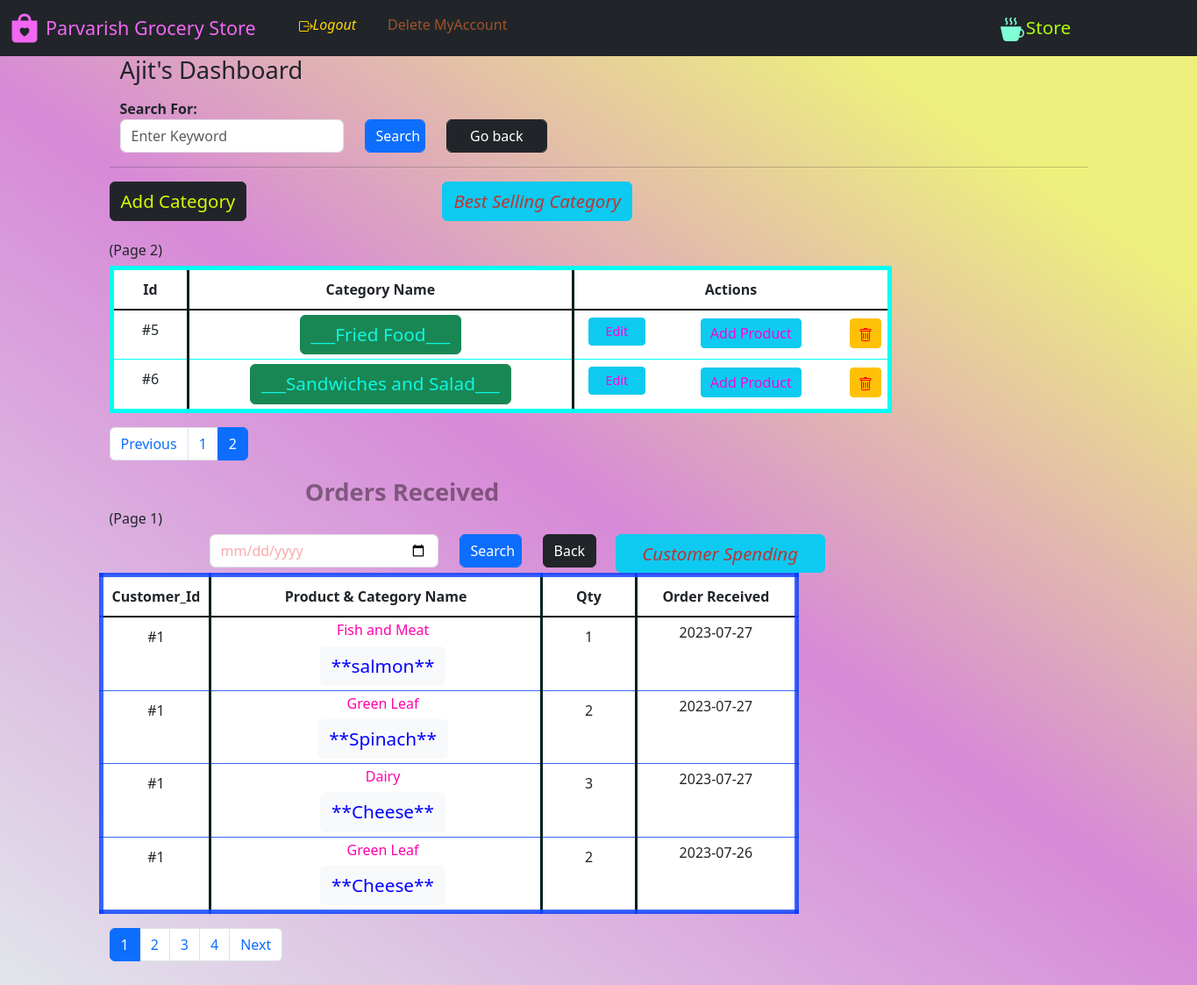
The app's page /manager_dash?page_1=2 (signed in), older data.
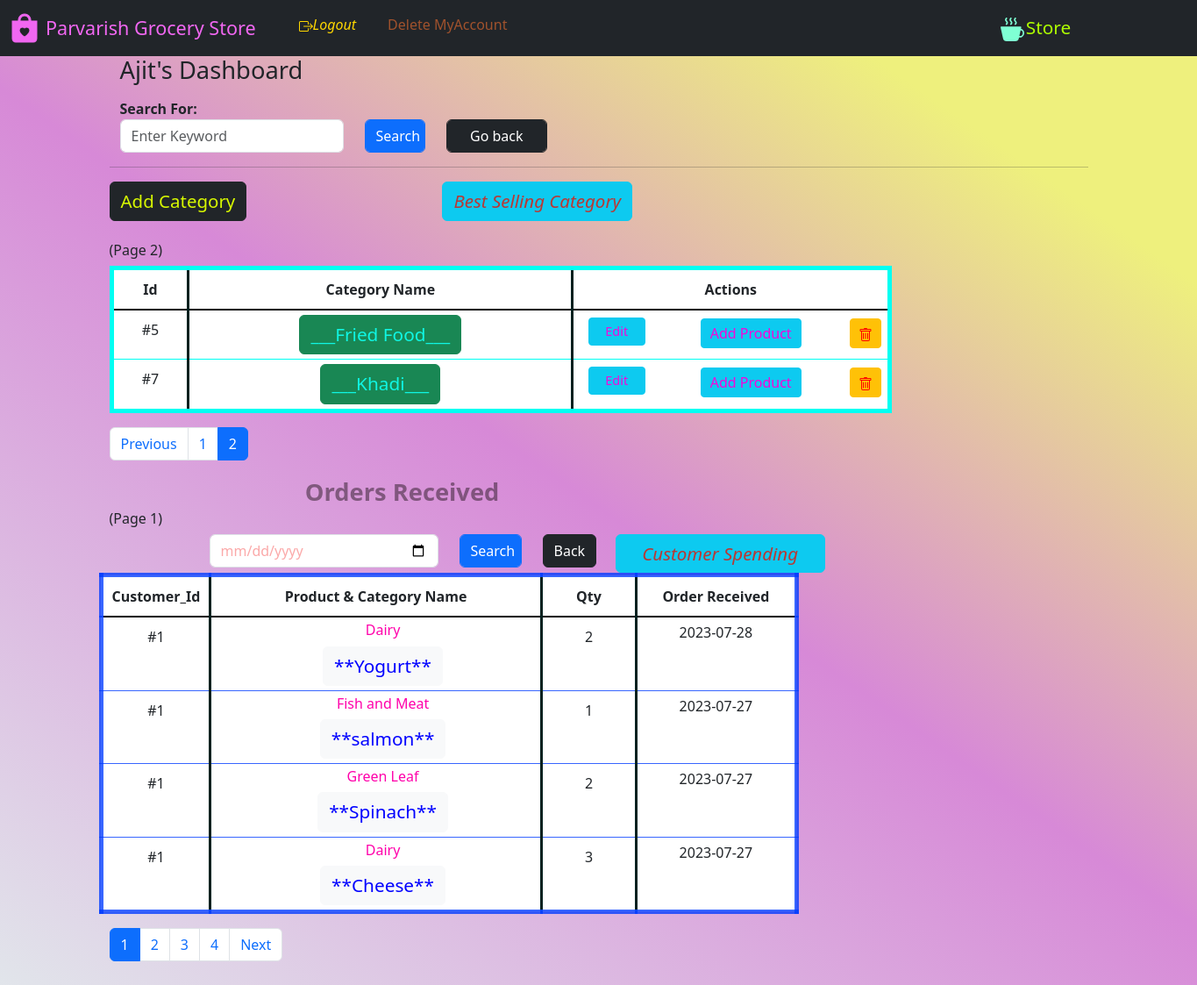
The same page, newer data.
### website/model.py (models this page shows)
class Category(db.Model):
    category_Name = db.Column(db.String(), nullable=False, unique=True)
    category_Id = db.Column(db.Integer(), primary_key=True)
    description = db.Column(db.String())
    managedBy_Id = db.Column(db.Integer(), db.ForeignKey('store.id'))
    catalog = db.relationship('Product', backref='parent')

class Ecom(db.Model):
    id = db.Column(db.Integer(), primary_key=True)
    quantity_inCart = db.Column(db.Integer(), nullable=False)
    product_id = db.Column(db.Integer(), db.ForeignKey(
        'product.product_id'))
    customer_id = db.Column(db.Integer(), db.ForeignKey(
        'customer.id'))
    category_name = db.Column(db.String(), nullable=False)
    manager_id = db.Column(db.Integer(), nullable=False)
    product_name = db.Column(db.String(), nullable=False)
    price_perunit = db.Column(db.Integer(), nullable=False)
    date_added = db.Column(db.Date, default=date.today())

### website/views.py (the view, shortened to what this page needs)
@login_required
@Views.route('/manager_dash', methods=["GET", "POST"])
def Dash_manager():
    manager_id = session['id']
    manager = Store.query.get(manager_id)
    list = []
    if os.path.isfile('website/static/BestCategory.png'):
        os.remove('website/static/BestCategory.png')
    pd_1()
    if os.path.isfile('website/static/BestCustomer.png'):
        os.remove('website/static/BestCustomer.png')
    pd_2()
    page_1 = request.args.get('page_1', 1, type=int)
    pagination_1 = Category.query.filter(
        Category.managedBy_Id == manager_id).order_by(
        Category.category_Id).paginate(page=page_1, per_page=4)
    for items in pagination_1:
        n = Category_warning(items.category_Id)
        list.append(n)
    page_2 = request.args.get('page_2', 1, type=int)
    pagination_2 = Ecom.query.filter(Ecom.manager_id == manager_id).order_by(
        Ecom.date_added.desc()).paginate(page=page_2, per_page=4)
    categorie = []
    ord = Category.query.all()
    for item in ord:
        nom = item.category_Name
        categorie.append(nom)
    if request.method == 'POST' and 'cname' in request.form:
        c1 = request.form.get("cname")
        c = Category(category_Name=c1, managedBy_Id=manager_id)
        db.session.add(c)
        db.session.commit()
        return render_template('dash_m.html', categories=pagination_1, name=manager.username, id=manager_id, orders=pagination_2)
    return render_template('dash_m.html', categories=pagination_1, name=manager.username, id=manager_id, orders=pagination_2, list=list)

### website/auth.py (called while the page is built)
@App.login_manager.user_loader
def load_customer(id):
    if id is not None:
        return Customer.query.get(int(id))
    return None

### website/views.py (called while the page is built)
def Category_warning(id):
    category = Category.query.get(id)
    products = category.catalog
    produce = Product.query.filter(Product.category_Id == id).all()
    m = 0
    for pro in produce:
        if pro.stock > 0:
            m += 1
    n = len(produce) - m
    return n

def pd_1():
    Orders_csv = pd.read_csv(Path('website/static', 'orders.csv'))
    Orders_ = pd.DataFrame(Orders_csv)
    Orders_['month'] = Orders_['purchase date'].str[5:7]
    Orders_['month'] = Orders_['month'].astype('int32')
    Orders_['quantity'] = Orders_['quantity'].astype('int32')
    Orders_['price'] = pd.to_numeric(Orders_['price'])
    Orders_['sales'] = Orders_['quantity'] * Orders_['price']
    ola = Orders_.groupby('category').sum()['sales'].reset_index()
    cat = ola.category.tolist()
    sale = ola.sales.tolist()
    plt.bar(cat, sale, color='orange')
    plt.xticks(cat)
    plt.ylabel("Total Revenue (Rs)")
    plt.xlabel("Category Name")
    plt.savefig('website/static/BestCategory.png')
    plt.clf()

### website/templates/dash_m.html (shortened to what the changed rows need)
{% extends "base.html" %} {% block title %}Store Admin{% endblock %} {% block content %}
<section>
<div>
  {% if categories.items|length == 0 %}
  <div class="alert alert-warning" role="alert">
    <p>None Categories Found, Not Added yet.</p>
    Press
    <button type="button" class="btn btn-dark btn-sm">
      <a
        href="{{url_for('views.Add_category')}}"
        class="alert-link;text-decoration: none;"
        style="
          /* background-color: green; */
          color: rgb(153, 43, 226);
          padding: 10px 10px; text-decoration: none;
        "
        >'Add Category'</a
      >
    </button>
    to add a new category
  </div>
  {% else %}
<br>
<br>
  <table class="table table-hover"
    style="
      border: 5px solid rgb(0, 255, 242);
      /* background-color: #96d4d4; */
      width: 80%;
    "
  ><thead class="thead-dark">
    <tr align="center" style="border-bottom: 2px solid black">
      <th
        style="
          padding: 10px 10px;
          width: 10%;
          border-right: 3px solid rgb(3, 33, 31);
        "
      >
        Id
      </th>
      <th
        style="
          border-right: 3px solid rgb(3, 33, 31);
          padding: 10px 10px;
          width: 35%;
        "
      >
        Category Name
      </th>
      <th style=" padding: 10px 10px; width: 45%" colspan="3">
        Actions
      </th>
    </tr></thead>
    <tbody>
    {% for variety in categories.items %}
    <tr align="center" style="width: 100%">
      <td style="padding: 10px; border-right: 3px solid rgb(3, 33, 31)">
        #{{ variety.category_Id }}
      </td>
      <td
        style="width: 50%; padding: 5px; border-right: 3px solid rgb(3, 33, 31)"
      >
        <a class="btn btn-success"
            style="color: rgb(16, 246, 227);text-decoration: none;font-size: 1.3em"
            href="/manager_dash/category_catalog/{{ variety.category_Id }}"
            >___{{ variety.category_Name }}___</a
          ></button>
      </td>
      <td >
        <a class="btn btn-info btn-sm" style="width:80%;color:rgb(246, 5, 218);font-size: 0.9em"  href="{{ url_for('views.Update_category', id = variety.category_Id)}}"
          >Edit</a
        >
      </td>
      <td  >
        <strong><a class="btn btn-info btn-sm" style="width:60%;color:rgb(246, 5, 218);font-size: 1em;margin:1px" href="/manager_dash/category_create/{{ variety.category_Id }}" style="text-decoration: none;"
          >Add Product</a
        ></strong>
      </td>
      <td >
      <strong><a class="btn btn-warning btn-sm"  onclick="return confirm('Are you sure to delete?')" style="width:100%; color: red;text-decoration: none;font-size: 1em;margin:1px" href="/manager_dash/delete_category/{{ variety.category_Id }}"></a></strong></button>
      </td></tr>
    </tr></tbody>
    {% endfor %}
  </table>
  <nav aria-label="...">
    <ul class="pagination">
      {% for number in categories.iter_pages() %}
          {% if categories.page != number %}
             <li class="page-item "><a class="page-link" href="{{ url_for('views.Dash_manager', page_1=number) }}">{{ number }}</a></li>
      {% else %}
        <li class="page-item ">
          <a class="page-link active" href="{{ url_for('views.Dash_manager', page_1=categories.page) }}">{{ categories.page }}</a>
      </li>
  {% endif %}
  {% endfor %}
    </ul>
  </nav>
  {% endif %}
</div></section>
<section>
  <table class="table table-hover"
    style="
      border: 5px solid rgba(0, 60, 255, 0.781);
      /* background-color: #96d4d4; */
      width: 70%;
    "
  ><thead class="thead-dark">
    <tr align="center" style="border-bottom: 2px solid black">
      <th
        style="
          padding: 10px 10px;
          width: 10%;
          border-right: 3px solid rgb(3, 33, 31);
        "
      >
        Customer_Id
      </th>
      <th
        style="
          border-right: 3px solid rgb(3, 33, 31);
          padding: 10px 10px;
          width: 45%;
        " colspan="2"
      >
        Product & Category Name
    </th>
    <th
        style="
          border-right: 3px solid rgb(3, 33, 31);
          padding: 10px 10px;
          width: 15%;
        "
      >
        Qty
    </th>
      <th style=" border-right: 3px solid rgb(3, 33, 31);padding: 10px 10px; width: 25%">
        Order Received
      </th>
    </tr></thead>
    <tbody>
    {% for record in orders.items %}
    <tr align="center" style="width: 100%">
      <td style="padding: 10px; border-right: 3px solid rgb(3, 33, 31)">
        #{{ record.customer_id }}
      </td>
      <td
      ><span>
        <td style="width: 50%; padding: 5px; border-right: 3px solid rgb(3, 33, 31)"><small style="color:#0000ff" class="text-muted"><h6 style="color:rgb(255, 0, 170)" class="font-weight-light" >{{ record.category_name}}</h6></small>
          <a class="btn btn-light"
            style="color: #0000ff;text-decoration: none;font-size: 1.3em"
            href=""
            >**{{ record.product_name }}**</a
          ></span></button></td>
      <td style="padding: 10px; border-right: 3px solid rgb(3, 33, 31)">
        {{ record.quantity_inCart }}
      </td>
      <td  style="width: 50%; padding: 5px; border-right: 3px solid rgb(3, 33, 31)">{{ record.date_added }}
      </td>
      </tr>
  </tbody>
    {% endfor %}
  </table></div></section>
<nav aria-label="...">
  <ul class="pagination">
    {% for number in orders.iter_pages() %}
        {% if orders.page != number %}
           <li class="page-item "><a class="page-link" href="{{ url_for('views.Dash_manager', page_2=number) }}">{{ number }}</a></li>
    {% else %}
      <li class="page-item ">
        <a class="page-link active" href="{{ url_for('views.Dash_manager', page_2=orders.page) }}">{{ orders.page }}</a>
    </li>
{% endif %}
{% endfor %}
  </ul>
</nav>
{% endblock %}

Row changes from the older to the newer data that the page shows:
removed Category: category_Id "6", category_Name "Sandwiches and Salad"
no longer on this page (row unchanged): Ecom: customer_id "1", category_name "Green Leaf", product_name "Cheese", quantity_inCart "2", date_added "2023-07-26"
added Category: category_Id "7", category_Name "Khadi"
added Ecom: customer_id "1", category_name "Dairy", product_name "Yogurt", quantity_inCart "2", date_added "2023-07-28"
